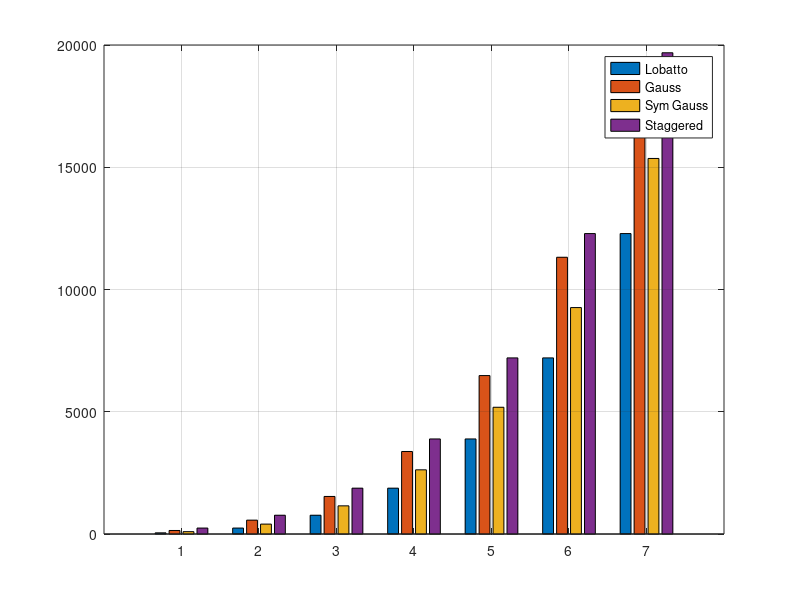

Write the MATLAB code that produced this figure.
N = 1:7;

% num flux evals
d = 3;
tp_GLL = d*(N+1).^(d-1).*(N+1).^2;
tp_GQ = d*(N+1).^(d-1).*((N+1).^2 + 4*(N+1)); % number of lines * 1D nnz
tp_GQ_sym = d*((N+1).^(d-1)).*((N+1).^2 + 2*(N+1));
tp_stag = d*(N+2).^(d-1).*(N+2).^2;

bar(N,[tp_GLL; tp_GQ; tp_GQ_sym; tp_stag]','grouped')
legend('Lobatto','Gauss','Sym Gauss','Staggered','Location','Best')
grid on

return

plot(tp_GLL,'o--')
hold on
plot(tp_GQ,'s--')
plot(tp_GQ_sym,'^--')
plot(tp_stag,'x--')

return

op_GLL = 3*(N+1).^4;
op_GQ = op_GLL + 12*(N+1).^3;
op_stag = 3*(N+2).^4 + 6*(N+1).^3.*(N+2);

plot(op_GLL,'o--')
hold on
plot(op_GQ,'s--')
plot(op_stag,'x--')

% fprintf('\n');
% print_pgf_coordinates(tp_GLL)
% print_pgf_coordinates(tp_GQ)
% print_pgf_coordinates(tp_stag)
fprintf('\n');
print_pgf_coordinates(op_GLL)
print_pgf_coordinates(op_stag)
print_pgf_coordinates(op_GQ)
